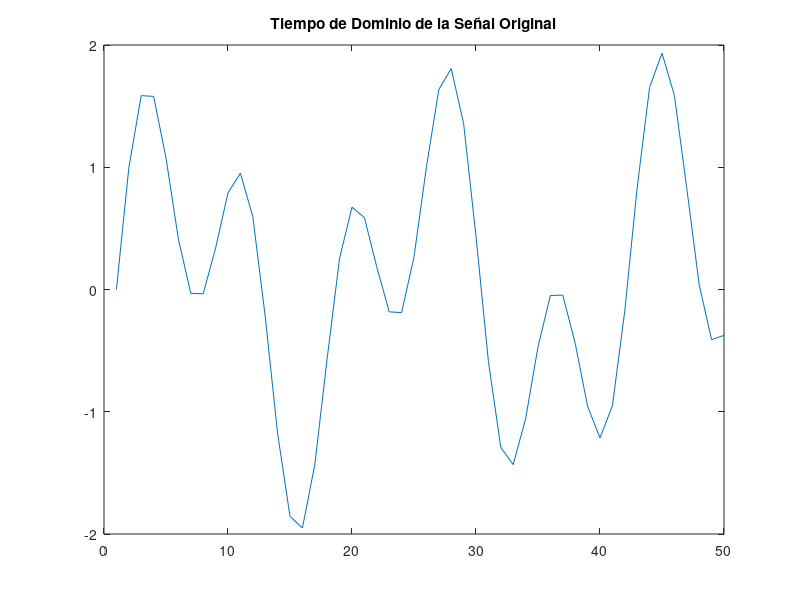
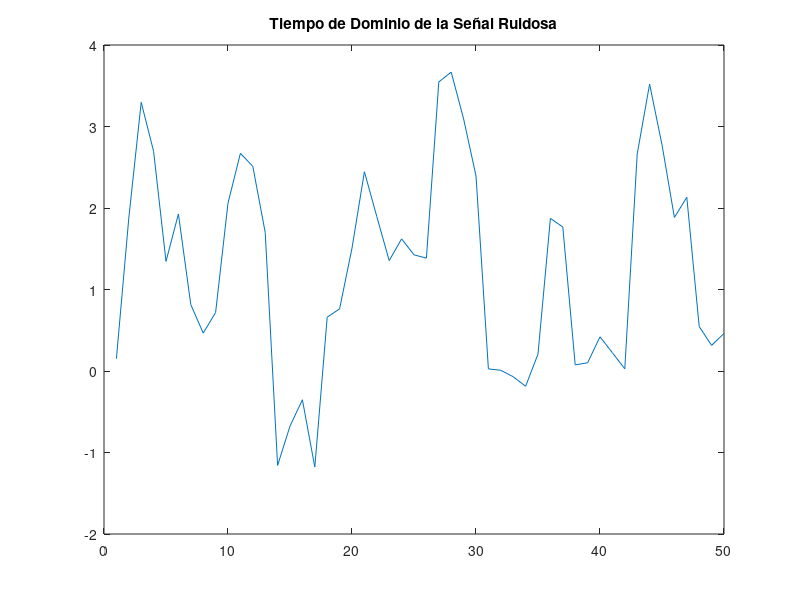
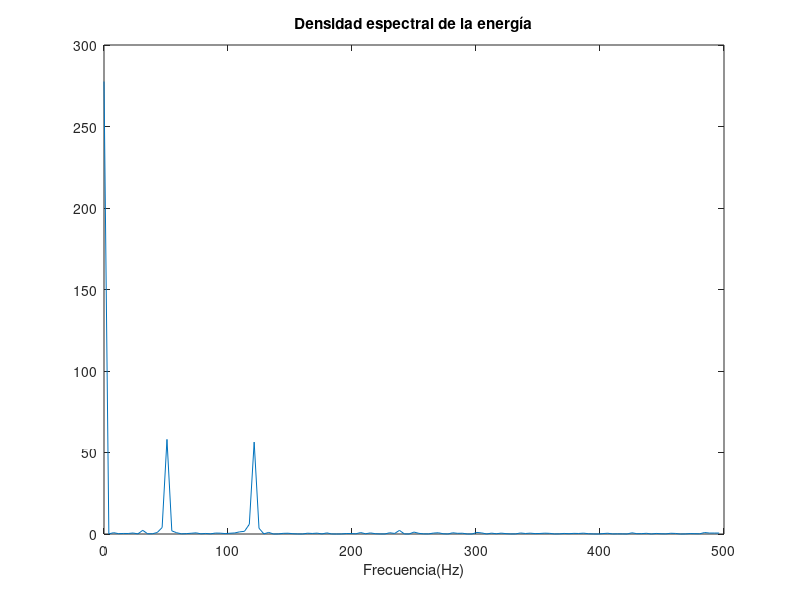
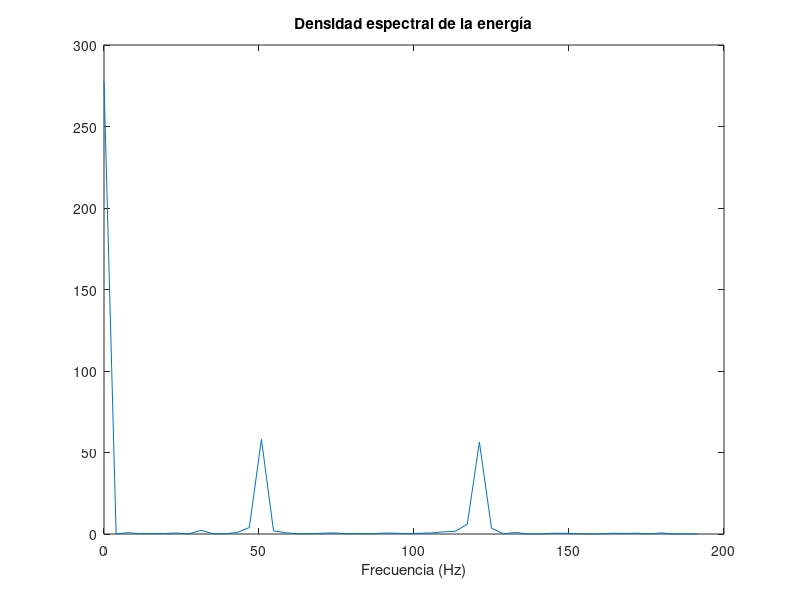

MATLAB code to generate these figures, in order:
% FFT PARA ANÁLISIS ESPECTRAL

% Este ejemplo muestra el uso de la función FFT para el análisis espectral.
% Un uso común de las FFT es encontrar los componentes de la frecuencia de
% una señal enterrada en una señal ruidosa con dominio de tiempo.

% Primero vamos a crear algunos datos. Considerar los datosmuestreados
% en 1000 Hz

% Empezaremos formando un eje de tiempo para nuestros datos, quefuncione
% desde t=0 hasta t=25 con pasos de 1 milisegundo. Luego formamos una
% señal, x, que contenga ondas seno a 50 Hz y 120 Hz

t = 0:.001:.25;
x = sin(2*pi*50*t) + sin(2*pi*120*t);

% Adicionar algún ruido aleatorio con una desviación estandar de 2para
% producir una señal de ruido y. Dar una mirada a esta señal de ruidoy
% graficándola.
figure;
plot(x(1:50))
title ('Tiempo de Dominio de la Señal Original')


y = x + 2*rand(size(t));
figure;
plot(y(1:50))
title ('Tiempo de Dominio de la Señal Ruidosa')

% Claramente, resulta dificil identificar los componentes de lafrecuencia
% de la mirada a esta señal; es por eso que el análisis espectral estan
% popular.

% Encontrar la trnsformada discreta de Fourier de la señal ruidosa yes
% fácil; solo usar la transformada rápida de Fourier (FFT)

Y = fft(y,256);

% Computar la densidad espectral de la energía, una medida de laenergía a
% varias frecuencias, usando la compleja conjugada (CONJ). Formar uneje de
% frecuencia para los primeros 127 puntos y usarlo para diagramar el
% resultado. (Los restantes 256 puntos son asimétricos.)

Pyy = Y.*conj(Y)/256;
f = 1000/256*(0:127);
figure;
plot(f,Pyy(1:128))
title('Densidad espectral de la energía')
xlabel('Frecuencia(Hz)')

% Enfocar adentro y trazar solamente hasta los 200 Hz. Notar los picos en
% 50 Hz y 120 Hz. Esas son las frecuencias de la señal original.
figure;
plot(f(1:50),Pyy(1:50))
title('Densidad espectral de la energía')
xlabel('Frecuencia (Hz)')
